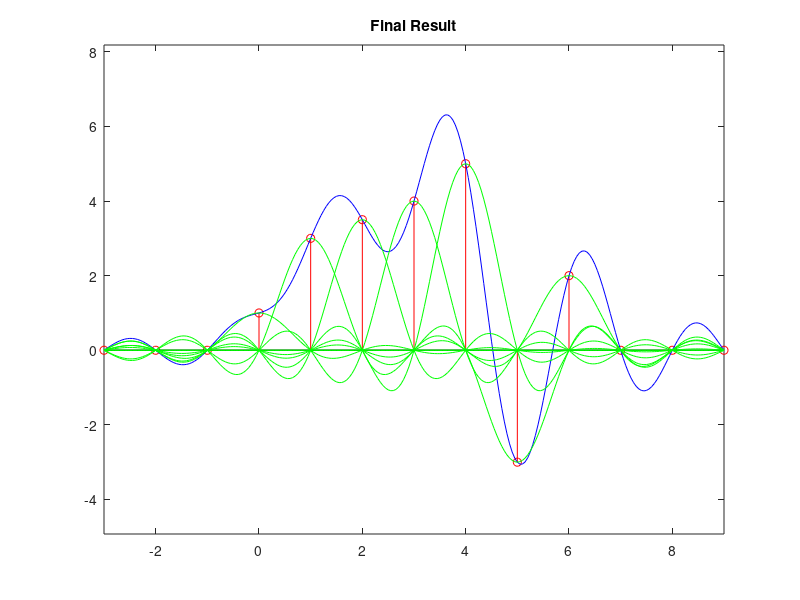

This figure's MATLAB source:
function sincdemo(x)
%SINCDEMO Sinc interpolation demo. 
%   SINCDEMO(X) displays an interpolation demo for the (real) samples 
%   in vector X. X is an optional argument.

%   Copyright (c) 2001 by Robert M. Nickel
%   $Revision: 1.0 $
%   $Date: 05-Nov-2001 $

%   File History/Comments:
%   created   05-Nov-2001 10:30:33 on MATLAB 5.3.1.29215a (R11.1) for PCWIN
%   modified  (N/A)

% check for default example
if nargin<1; x=[ 1 3 3.5 4 5 -3 2 ]; end;
x=real(x);

% pad signal with zeros
t1=-3; t2=length(x)+2; t=t1:t2; x=[ 0 0 0 x(:).' 0 0 0 ]; Q=length(x);

% number of interpolation points
N=20;

% length of sinc vector
L=2*Q;

% generate the sinc vector
st=pi*linspace(0,L,N*L+1); sv=sin(st(2:end))./st(2:end);
sv=[ fliplr(sv) 1 sv ]; sQ=0:N*(Q-1); Qsv=linspace(t1,t2,length(sQ));

% allocate space for basis
S=zeros(Q,length(sQ));

% loop through the elements of the x vector
for n=0:Q-1; S(n+1,:)=x(n+1)*sv(N*L+1+sQ-N*n); end; ST=sum(S);

% compute normalization for axes
a=min(ST); b=max(ST); y1=a-0.2*(b-a); y2=b+0.2*(b-a);

% display the results
figure('NumberTitle','off','Name','ELEC 473 - SINC INTERPOLATION DEMO');

% display the signal
plot(Qsv,ST,'b-'); hold on;
h=line([t1 t2],[0 0]); set(h,'Color','k');
axis([t1 t2 y1 y2]); title('Analog Signal');

% display message
xlabel('Hit any key to continue...');
pause

% display sampling
stem(t,x,'r'); title('Sampling Procedure'); pause; hold off;

% diplay sampling only
stem(t,x,'r'); h=line([t1 t2],[0 0]); set(h,'Color','k');
axis([t1 t2 y1 y2]); title('Sampling Procedure');
xlabel('Hit any key to continue...');
pause;

% display the reconstruction procedure
for n=3:Q-2;
   stem(t,x,'r'); h=line([t1 t2],[0 0]); set(h,'Color','k');
   axis([t1 t2 y1 y2]); title('Reconstruction Procedure'); hold on;
   plot(Qsv,S(n,:),'g-'); plot(Qsv,ST,'k:');
   plot(Qsv,sum(S(1:n-1,:)),'m-');
   % display message
   xlabel('Hit any key to continue...'); pause; hold off;
end

% display overall result
stem(t,x,'r'); h=line([t1 t2],[0 0]); set(h,'Color','k');
axis([t1 t2 y1 y2]); title('Final Result'); hold on; plot(Qsv,ST,'b-');
for n=3:Q-2; plot(Qsv,S(n,:),'g-'); end; hold off

 